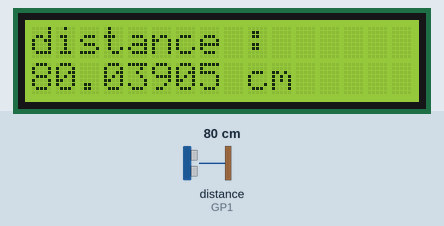
Recording of a program running on a simulated Raspberry Pi Pico running MicroPython. On the bench: 16×2 character LCD. Inputs (shaded band) come from the test bench; at power-on: distance to the obstacle (sensor on GP1) 80 cm. The echo pulse lasts 58.3 µs per cm; library files of the repository ran but are not shown: pico_i2c_lcd.py; what the program prints to the serial console is not drawn.

Above: at 1.2 s.
1.3 s: distance to the obstacle (sensor on GP1) set to 299 cm
At 2.1 s:
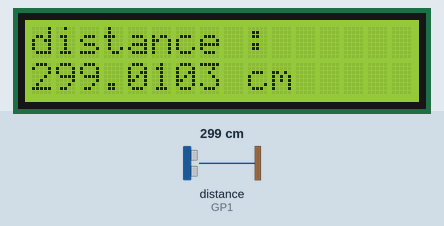
4.4 s: distance to the obstacle (sensor on GP1) set to 2 cm
At 4.8 s:
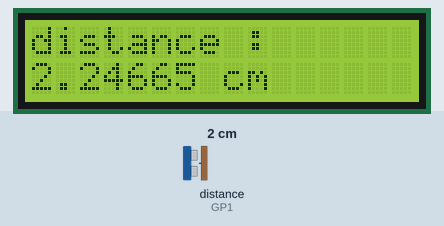
5.9 s: distance to the obstacle (sensor on GP1) set to 4 cm
At 6.4 s:
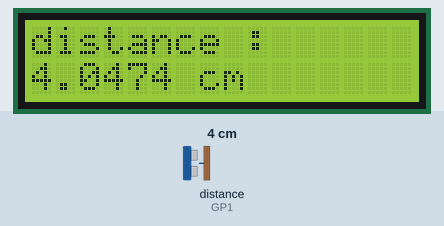
Timing chart, 0 to 8.9 s (numbered marks = the images above; inputs shaded):
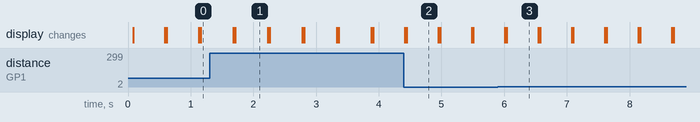

The program:

ultrasound.py
```python
from machine import Pin, I2C
import utime
from lib.pico_i2c_lcd import I2cLcd

trigger = Pin(0, Pin.OUT)
echo = Pin(1, Pin.IN, Pin.PULL_DOWN)

I2C_ADDR = 0x27
total_rows = 2
total_columns = 16

i2c = I2C(0, sda = Pin(4), scl = Pin(5), freq = 400000)
lcd = I2cLcd(i2c, I2C_ADDR, total_rows, total_columns)

def ultrasonic():
    timepassed = 0

    # generate trigger pulse
    trigger.low()
    utime.sleep_us(2)
    trigger.high()
    utime.sleep_us(10)
    trigger.low()

    #receive echo

    while echo.value() == 0 :
        signaloff = utime.ticks_us()


    while echo.value() == 1 :
        signalon = utime.ticks_us()

    timepassed = signalon - signaloff

    return timepassed

while True:
    print('\n')
    print("====== NEW READING =======")
    measured_time = ultrasonic()
    distance_cm = (measured_time * 0.0343) / 2
    print(f"distance : {distance_cm} cm")

    lcd.clear()
    lcd.move_to(0,0)
    lcd.putstr("distance : ")
    lcd.move_to(0,1)
    lcd.putstr(f"{distance_cm} cm")

    utime.sleep(0.5)
```

Measured:
- after the input at 1.3 s, the display: first differs from a run without the input after 0.41 s (image 1)
- after the input at 4.4 s, the display: first differs from a run without the input at once (image 2)
- after the input at 5.9 s, the display: first differs from a run without the input after 0.14 s (image 3)
- what the display in image 1 shows lasts 0.5 s, from 1.7 s to 2.2 s
